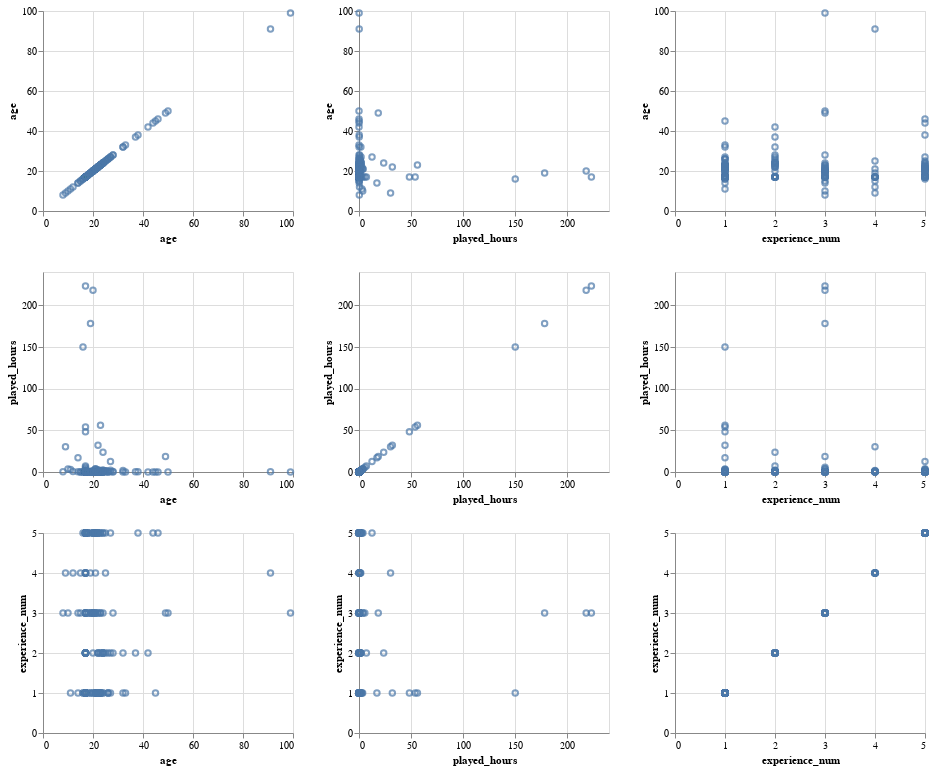

This figure's notebook cell:
### Markdown cell above
**Pairplot**

### Code cell
import altair as alt

columns = ["age", "played_hours", "experience_num"]  # pick your numeric columns

pair_plot = alt.Chart(players_filtered).mark_point().encode(
    alt.X(alt.repeat("column"), type="quantitative"),
    alt.Y(alt.repeat("row"), type="quantitative")
).properties(
    width=250,
    height=200
).repeat(
    row=columns,
    column=columns
)

pair_plot

### Figure 1 — Vega specification as saved in the notebook (floating-point values rounded to 4 significant figures; data arrays with more than 128 entries replaced by an {"elided": "..."} marker saying what was removed)
{"$schema": "https://vega.github.io/schema/vega/v5.json", "data": [{"name": "source_0"}, {"name": "data_0", "values": {"elided": "196 records"}}, {"name": "data_1", "values": {"elided": "196 records"}}, {"name": "data_2", "values": {"elided": "196 records"}}, {"name": "data_3", "values": {"elided": "196 records"}}, {"name": "data_4", "values": {"elided": "196 records"}}, {"name": "data_5", "values": {"elided": "196 records"}}, {"name": "data_0_child__row_agecolumn_age_x_domain_age", "values": [{"min": 8, "max": 99}]}, {"name": "data_0_child__row_agecolumn_age_y_domain_age", "values": [{"min": 8, "max": 99}]}, {"name": "data_1_child__row_agecolumn_played_hours_x_domain_played_hours", "values": [{"min": 0.0, "max": 223.1}]}, {"name": "data_1_child__row_agecolumn_played_hours_y_domain_age", "values": [{"min": 8, "max": 99}]}, {"name": "data_2_child__row_agecolumn_experience_num_x_domain_experience_num", "values": [{"min": 1, "max": 5}]}, {"name": "data_2_child__row_agecolumn_experience_num_y_domain_age", "values": [{"min": 8, "max": 99}]}, {"name": "data_1_child__row_played_hourscolumn_age_x_domain_age", "values": [{"min": 8, "max": 99}]}, {"name": "data_1_child__row_played_hourscolumn_age_y_domain_played_hours", "values": [{"min": 0.0, "max": 223.1}]}, {"name": "data_3_child__row_played_hourscolumn_played_hours_x_domain_played_hours", "values": [{"min": 0.0, "max": 223.1}]}, {"name": "data_3_child__row_played_hourscolumn_played_hours_y_domain_played_hours", "values": [{"min": 0.0, "max": 223.1}]}, {"name": "data_4_child__row_played_hourscolumn_experience_num_x_domain_experience_num", "values": [{"min": 1, "max": 5}]}, {"name": "data_4_child__row_played_hourscolumn_experience_num_y_domain_played_hours", "values": [{"min": 0.0, "max": 223.1}]}, {"name": "data_2_child__row_experience_numcolumn_age_x_domain_age", "values": [{"min": 8, "max": 99}]}, {"name": "data_2_child__row_experience_numcolumn_age_y_domain_experience_num", "values": [{"min": 1, "max": 5}]}, {"name": "data_4_child__row_experience_numcolumn_played_hours_x_domain_played_hours", "values": [{"min": 0.0, "max": 223.1}]}, {"name": "data_4_child__row_experience_numcolumn_played_hours_y_domain_experience_num", "values": [{"min": 1, "max": 5}]}, {"name": "data_5_child__row_experience_numcolumn_experience_num_x_domain_experience_num", "values": [{"min": 1, "max": 5}]}, {"name": "data_5_child__row_experience_numcolumn_experience_num_y_domain_experience_num", "values": [{"min": 1, "max": 5}]}], "signals": [{"name": "childWidth", "value": 250}, {"name": "childHeight", "value": 200}], "marks": [{"type": "group", "name": "child__row_agecolumn_age_group", "encode": {"update": {"height": {"signal": "childHeight"}, "width": {"signal": "childWidth"}}}, "marks": [{"type": "symbol", "name": "child__row_agecolumn_age_marks", "from": {"data": "data_0"}, "encode": {"update": {"fill": {"value": "transparent"}, "x": {"field": "age", "scale": "child__row_agecolumn_age_x"}, "stroke": {"value": "#4c78a8"}, "opacity": {"value": 0.7}, "y": {"field": "age", "scale": "child__row_agecolumn_age_y"}}}, "style": ["point"]}], "axes": [{"scale": "child__row_agecolumn_age_x", "tickCount": {"signal": "ceil(childWidth/40)"}, "grid": true, "labels": false, "minExtent": 0, "ticks": false, "maxExtent": 0, "aria": false, "gridScale": "child__row_agecolumn_age_y", "domain": false, "orient": "bottom", "zindex": 0}, {"scale": "child__row_agecolumn_age_y", "orient": "left", "grid": true, "maxExtent": 0, "domain": false, "minExtent": 0, "ticks": false, "aria": false, "zindex": 0, "gridScale": "child__row_agecolumn_age_x", "tickCount": {"signal": "ceil(childHeight/40)"}, "labels": false}, {"scale": "child__row_agecolumn_age_x", "orient": "bottom", "tickCount": {"signal": "ceil(childWidth/40)"}, "labelOverlap": true, "labelFlush": true, "zindex": 0, "grid": false, "title": "age"}, {"scale": "child__row_agecolumn_age_y", "zindex": 0, "orient": "left", "grid": false, "title": "age", "labelOverlap": true, "tickCount": {"signal": "ceil(childHeight/40)"}}], "style": "cell"}, {"type": "group", "name": "child__row_agecolumn_played_hours_group", "encode": {"update": {"height": {"signal": "childHeight"}, "width": {"signal": "childWidth"}}}, "marks": [{"type": "symbol", "name": "child__row_agecolumn_played_hours_marks", "from": {"data": "data_1"}, "encode": {"update": {"x": {"field": "played_hours", "scale": "child__row_agecolumn_played_hours_x"}, "y": {"field": "age", "scale": "child__row_agecolumn_played_hours_y"}, "opacity": {"value": 0.7}, "fill": {"value": "transparent"}, "stroke": {"value": "#4c78a8"}}}, "style": ["point"]}], "axes": [{"scale": "child__row_agecolumn_played_hours_x", "orient": "bottom", "maxExtent": 0, "ticks": false, "zindex": 0, "grid": true, "tickCount": {"signal": "ceil(childWidth/40)"}, "minExtent": 0, "gridScale": "child__row_agecolumn_played_hours_y", "domain": false, "labels": false, "aria": false}, {"scale": "child__row_agecolumn_played_hours_y", "tickCount": {"signal": "ceil(childHeight/40)"}, "minExtent": 0, "grid": true, "domain": false, "aria": false, "orient": "left", "labels": false, "maxExtent": 0, "ticks": false, "gridScale": "child__row_agecolumn_played_hours_x", "zindex": 0}, {"scale": "child__row_agecolumn_played_hours_x", "labelFlush": true, "grid": false, "title": "played_hours", "tickCount": {"signal": "ceil(childWidth/40)"}, "zindex": 0, "orient": "bottom", "labelOverlap": true}, {"scale": "child__row_agecolumn_played_hours_y", "tickCount": {"signal": "ceil(childHeight/40)"}, "orient": "left", "zindex": 0, "labelOverlap": true, "grid": false, "title": "age"}], "style": "cell"}, {"type": "group", "name": "child__row_agecolumn_experience_num_group", "encode": {"update": {"width": {"signal": "childWidth"}, "height": {"signal": "childHeight"}}}, "marks": [{"type": "symbol", "name": "child__row_agecolumn_experience_num_marks", "from": {"data": "data_2"}, "encode": {"update": {"y": {"field": "age", "scale": "child__row_agecolumn_experience_num_y"}, "fill": {"value": "transparent"}, "opacity": {"value": 0.7}, "stroke": {"value": "#4c78a8"}, "x": {"field": "experience_num", "scale": "child__row_agecolumn_experience_num_x"}}}, "style": ["point"]}], "axes": [{"scale": "child__row_agecolumn_experience_num_x", "ticks": false, "maxExtent": 0, "minExtent": 0, "tickCount": {"signal": "ceil(childWidth/40)"}, "domain": false, "aria": false, "grid": true, "orient": "bottom", "labels": false, "zindex": 0, "gridScale": "child__row_agecolumn_experience_num_y"}, {"scale": "child__row_agecolumn_experience_num_y", "aria": false, "domain": false, "tickCount": {"signal": "ceil(childHeight/40)"}, "maxExtent": 0, "orient": "left", "ticks": false, "gridScale": "child__row_agecolumn_experience_num_x", "labels": false, "grid": true, "zindex": 0, "minExtent": 0}, {"scale": "child__row_agecolumn_experience_num_x", "orient": "bottom", "labelFlush": true, "tickCount": {"signal": "ceil(childWidth/40)"}, "labelOverlap": true, "zindex": 0, "title": "experience_num", "grid": false}, {"scale": "child__row_agecolumn_experience_num_y", "zindex": 0, "grid": false, "orient": "left", "title": "age", "labelOverlap": true, "tickCount": {"signal": "ceil(childHeight/40)"}}], "style": "cell"}, {"type": "group", "name": "child__row_played_hourscolumn_age_group", "encode": {"update": {"height": {"signal": "childHeight"}, "width": {"signal": "childWidth"}}}, "marks": [{"type": "symbol", "name": "child__row_played_hourscolumn_age_marks", "from": {"data": "data_1"}, "encode": {"update": {"opacity": {"value": 0.7}, "fill": {"value": "transparent"}, "stroke": {"value": "#4c78a8"}, "x": {"field": "age", "scale": "child__row_played_hourscolumn_age_x"}, "y": {"field": "played_hours", "scale": "child__row_played_hourscolumn_age_y"}}}, "style": ["point"]}], "axes": [{"scale": "child__row_played_hourscolumn_age_x", "labels": false, "grid": true, "aria": false, "orient": "bottom", "gridScale": "child__row_played_hourscolumn_age_y", "domain": false, "maxExtent": 0, "minExtent": 0, "tickCount": {"signal": "ceil(childWidth/40)"}, "zindex": 0, "ticks": false}, {"scale": "child__row_played_hourscolumn_age_y", "grid": true, "orient": "left", "maxExtent": 0, "tickCount": {"signal": "ceil(childHeight/40)"}, "minExtent": 0, "domain": false, "ticks": false, "gridScale": "child__row_played_hourscolumn_age_x", "zindex": 0, "labels": false, "aria": false}, {"scale": "child__row_played_hourscolumn_age_x", "grid": false, "orient": "bottom", "labelFlush": true, "tickCount": {"signal": "ceil(childWidth/40)"}, "labelOverlap": true, "zindex": 0, "title": "age"}, {"scale": "child__row_played_hourscolumn_age_y", "labelOverlap": true, "grid": false, "orient": "left", "tickCount": {"signal": "ceil(childHeight/40)"}, "zindex": 0, "title": "played_hours"}], "style": "cell"}, {"type": "group", "name": "child__row_played_hourscolumn_played_hours_group", "encode": {"update": {"width": {"signal": "childWidth"}, "height": {"signal": "childHeight"}}}, "marks": [{"type": "symbol", "name": "child__row_played_hourscolumn_played_hours_marks", "from": {"data": "data_3"}, "encode": {"update": {"stroke": {"value": "#4c78a8"}, "y": {"field": "played_hours", "scale": "child__row_played_hourscolumn_played_hours_y"}, "opacity": {"value": 0.7}, "x": {"field": "played_hours", "scale": "child__row_played_hourscolumn_played_hours_x"}, "fill": {"value": "transparent"}}}, "style": ["point"]}], "axes": [{"scale": "child__row_played_hourscolumn_played_hours_x", "domain": false, "labels": false, "tickCount": {"signal": "ceil(childWidth/40)"}, "ticks": false, "orient": "bottom", "grid": true, "aria": false, "gridScale": "child__row_played_hourscolumn_played_hours_y", "maxExtent": 0, "minExtent": 0, "zindex": 0}, {"scale": "child__row_played_hourscolumn_played_hours_y", "zindex": 0, "aria": false, "tickCount": {"signal": "ceil(childHeight/40)"}, "maxExtent": 0, "ticks": false, "orient": "left", "grid": true, "labels": false, "domain": false, "minExtent": 0, "gridScale": "child__row_played_hourscolumn_played_hours_x"}, {"scale": "child__row_played_hourscolumn_played_hours_x", "grid": false, "title": "played_hours", "zindex": 0, "orient": "bottom", "tickCount": {"signal": "ceil(childWidth/40)"}, "labelFlush": true, "labelOverlap": true}, {"scale": "child__row_played_hourscolumn_played_hours_y", "labelOverlap": true, "orient": "left", "grid": false, "tickCount": {"signal": "ceil(childHeight/40)"}, "title": "played_hours", "zindex": 0}], "style": "cell"}, {"type": "group", "name": "child__row_played_hourscolumn_experience_num_group", "encode": {"update": {"width": {"signal": "childWidth"}, "height": {"signal": "childHeight"}}}, "marks": [{"type": "symbol", "name": "child__row_played_hourscolumn_experience_num_marks", "from": {"data": "data_4"}, "encode": {"update": {"x": {"field": "experience_num", "scale": "child__row_played_hourscolumn_experience_num_x"}, "y": {"field": "played_hours", "scale": "child__row_played_hourscolumn_experience_num_y"}, "fill": {"value": "transparent"}, "stroke": {"value": "#4c78a8"}, "opacity": {"value": 0.7}}}, "style": ["point"]}], "axes": [{"scale": "child__row_played_hourscolumn_experience_num_x", "minExtent": 0, "tickCount": {"signal": "ceil(childWidth/40)"}, "zindex": 0, "orient": "bottom", "gridScale": "child__row_played_hourscolumn_experience_num_y", "domain": false, "aria": false, "ticks": false, "labels": false, "grid": true, "maxExtent": 0}, {"scale": "child__row_played_hourscolumn_experience_num_y", "maxExtent": 0, "ticks": false, "aria": false, "zindex": 0, "labels": false, "minExtent": 0, "tickCount": {"signal": "ceil(childHeight/40)"}, "orient": "left", "gridScale": "child__row_played_hourscolumn_experience_num_x", "domain": false, "grid": true}, {"scale": "child__row_played_hourscolumn_experience_num_x", "grid": false, "zindex": 0, "tickCount": {"signal": "ceil(childWidth/40)"}, "title": "experience_num", "orient": "bottom", "labelFlush": true, "labelOverlap": true}, {"scale": "child__row_played_hourscolumn_experience_num_y", "labelOverlap": true, "orient": "left", "zindex": 0, "grid": false, "title": "played_hours", "tickCount": {"signal": "ceil(childHeight/40)"}}], "style": "cell"}, {"type": "group", "name": "child__row_experience_numcolumn_age_group", "encode": {"update": {"width": {"signal": "childWidth"}, "height": {"signal": "childHeight"}}}, "marks": [{"type": "symbol", "name": "child__row_experience_numcolumn_age_marks", "from": {"data": "data_2"}, "encode": {"update": {"stroke": {"value": "#4c78a8"}, "fill": {"value": "transparent"}, "opacity": {"value": 0.7}, "x": {"field": "age", "scale": "child__row_experience_numcolumn_age_x"}, "y": {"field": "experience_num", "scale": "child__row_experience_numcolumn_age_y"}}}, "style": ["point"]}], "axes": [{"scale": "child__row_experience_numcolumn_age_x", "maxExtent": 0, "ticks": false, "labels": false, "aria": false, "zindex": 0, "domain": false, "grid": true, "gridScale": "child__row_experience_numcolumn_age_y", "tickCount": {"signal": "ceil(childWidth/40)"}, "minExtent": 0, "orient": "bottom"}, {"scale": "child__row_experience_numcolumn_age_y", "orient": "left", "maxExtent": 0, "gridScale": "child__row_experience_numcolumn_age_x", "tickCount": {"signal": "ceil(childHeight/40)"}, "minExtent": 0, "zindex": 0, "grid": true, "aria": false, "ticks": false, "domain": false, "labels": false}, {"scale": "child__row_experience_numcolumn_age_x", "labelFlush": true, "tickCount": {"signal": "ceil(childWidth/40)"}, "labelOverlap": true, "orient": "bottom", "title": "age", "zindex": 0, "grid": false}, {"scale": "child__row_experience_numcolumn_age_y", "orient": "left", "grid": false, "title": "experience_num", "labelOverlap": true, "zindex": 0, "tickCount": {"signal": "ceil(childHeight/40)"}}], "style": "cell"}, {"type": "group", "name": "child__row_experience_numcolumn_played_hours_group", "encode": {"update": {"width": {"signal": "childWidth"}, "height": {"signal": "childHeight"}}}, "marks": [{"type": "symbol", "name": "child__row_experience_numcolumn_played_hours_marks", "from": {"data": "data_4"}, "encode": {"update": {"y": {"field": "experience_num", "scale": "child__row_experience_numcolumn_played_hours_y"}, "x": {"field": "played_hours", "scale": "child__row_experience_numcolumn_played_hours_x"}, "opacity": {"value": 0.7}, "fill": {"value": "transparent"}, "stroke": {"value": "#4c78a8"}}}, "style": ["point"]}], "axes": [{"scale": "child__row_experience_numcolumn_played_hours_x", "minExtent": 0, "orient": "bottom", "domain": false, "labels": false, "tickCount": {"signal": "ceil(childWidth/40)"}, "gridScale": "child__row_experience_numcolumn_played_hours_y", "maxExtent": 0, "zindex": 0, "aria": false, "grid": true, "ticks": false}, {"scale": "child__row_experience_numcolumn_played_hours_y", "gridScale": "child__row_experience_numcolumn_played_hours_x", "ticks": false, "orient": "left", "aria": false, "tickCount": {"signal": "ceil(childHeight/40)"}, "labels": false, "minExtent": 0, "zindex": 0, "grid": true, "domain": false, "maxExtent": 0}, {"scale": "child__row_experience_numcolumn_played_hours_x", "labelFlush": true, "zindex": 0, "tickCount": {"signal": "ceil(childWidth/40)"}, "orient": "bottom", "grid": false, "labelOverlap": true, "title": "played_hours"}, {"scale": "child__row_experience_numcolumn_played_hours_y", "zindex": 0, "grid": false, "tickCount": {"signal": "ceil(childHeight/40)"}, "labelOverlap": true, "orient": "left", "title": "experience_num"}], "style": "cell"}, {"type": "group", "name": "child__row_experience_numcolumn_experience_num_group", "encode": {"update": {"height": {"signal": "childHeight"}, "width": {"signal": "childWidth"}}}, "marks": [{"type": "symbol", "name": "child__row_experience_numcolumn_experience_num_marks", "from": {"data": "data_5"}, "encode": {"update": {"x": {"field": "experience_num", "scale": "child__row_experience_numcolumn_experience_num_x"}, "y": {"field": "experience_num", "scale": "child__row_experience_numcolumn_experience_num_y"}, "fill": {"value": "transparent"}, "stroke": {"value": "#4c78a8"}, "opacity": {"value": 0.7}}}, "style": ["point"]}], "axes": [{"scale": "child__row_experience_numcolumn_experience_num_x", "zindex": 0, "ticks": false, "domain": false, "aria": false, "tickCount": {"signal": "ceil(childWidth/40)"}, "orient": "bottom", "gridScale": "child__row_experience_numcolumn_experience_num_y", "maxExtent": 0, "labels": false, "grid": true, "minExtent": 0}, {"scale": "child__row_experience_numcolumn_experience_num_y", "domain": false, "labels": false, "tickCount": {"signal": "ceil(childHeight/40)"}, "maxExtent": 0, "minExtent": 0, "grid": true, "gridScale": "child__row_experience_numcolumn_experience_num_x", "ticks": false, "zindex": 0, "aria": false, "orient": "left"}, {"scale": "child__row_experience_numcolumn_experience_num_x", "grid": false, "zindex": 0, "labelOverlap": true, "title": "experience_num", "orient": "bottom", "tickCount": {"signal": "ceil(childWidth/40)"}, "labelFlush": true}, {"scale": "child__row_experience_numcolumn_experience_num_y", "title": "experience_num", "zindex": 0, "tickCount": {"signal": "ceil(childHeight/40)"}, "grid": false, "orient": "left", "labelOverlap": true}], "style": "cell"}], "scales": [{"name": "child__row_agecolumn_age_x", "type": "linear", "domain": [{"signal": "(data(\"data_0_child__row_agecolumn_age_x_domain_age\")[0] || {}).min"}, {"signal": "(data(\"data_0_child__row_agecolumn_age_x_domain_age\")[0] || {}).max"}], "range": [0, {"signal": "childWidth"}], "nice": true, "zero": true}, {"name": "child__row_agecolumn_age_y", "type": "linear", "domain": [{"signal": "(data(\"data_0_child__row_agecolumn_age_y_domain_age\")[0] || {}).min"}, {"signal": "(data(\"data_0_child__row_agecolumn_age_y_domain_age\")[0] || {}).max"}], "range": [{"signal": "childHeight"}, 0], "zero": true, "nice": true}, {"name": "child__row_agecolumn_played_hours_x", "type": "linear", "domain": [{"signal": "(data(\"data_1_child__row_agecolumn_played_hours_x_domain_played_hours\")[0] || {}).min"}, {"signal": "(data(\"data_1_child__row_agecolumn_played_hours_x_domain_played_hours\")[0] || {}).max"}], "range": [0, {"signal": "childWidth"}], "zero": true, "nice": true}, {"name": "child__row_agecolumn_played_hours_y", "type": "linear", "domain": [{"signal": "(data(\"data_1_child__row_agecolumn_played_hours_y_domain_age\")[0] || {}).min"}, {"signal": "(data(\"data_1_child__row_agecolumn_played_hours_y_domain_age\")[0] || {}).max"}], "range": [{"signal": "childHeight"}, 0], "zero": true, "nice": true}, {"name": "child__row_agecolumn_experience_num_x", "type": "linear", "domain": [{"signal": "(data(\"data_2_child__row_agecolumn_experience_num_x_domain_experience_num\")[0] || {}).min"}, {"signal": "(data(\"data_2_child__row_agecolumn_experience_num_x_domain_experience_num\")[0] || {}).max"}], "range": [0, {"signal": "childWidth"}], "zero": true, "nice": true}, {"name": "child__row_agecolumn_experience_num_y", "type": "linear", "domain": [{"signal": "(data(\"data_2_child__row_agecolumn_experience_num_y_domain_age\")[0] || {}).min"}, {"signal": "(data(\"data_2_child__row_agecolumn_experience_num_y_domain_age\")[0] || {}).max"}], "range": [{"signal": "childHeight"}, 0], "zero": true, "nice": true}, {"name": "child__row_played_hourscolumn_age_x", "type": "linear", "domain": [{"signal": "(data(\"data_1_child__row_played_hourscolumn_age_x_domain_age\")[0] || {}).min"}, {"signal": "(data(\"data_1_child__row_played_hourscolumn_age_x_domain_age\")[0] || {}).max"}], "range": [0, {"signal": "childWidth"}], "nice": true, "zero": true}, {"name": "child__row_played_hourscolumn_age_y", "type": "linear", "domain": [{"signal": "(data(\"data_1_child__row_played_hourscolumn_age_y_domain_played_hours\")[0] || {}).min"}, {"signal": "(data(\"data_1_child__row_played_hourscolumn_age_y_domain_played_hours\")[0] || {}).max"}], "range": [{"signal": "childHeight"}, 0], "zero": true, "nice": true}, {"name": "child__row_played_hourscolumn_played_hours_x", "type": "linear", "domain": [{"signal": "(data(\"data_3_child__row_played_hourscolumn_played_hours_x_domain_played_hours\")[0] || {}).min"}, {"signal": "(data(\"data_3_child__row_played_hourscolumn_played_hours_x_domain_played_hours\")[0] || {}).max"}], "range": [0, {"signal": "childWidth"}], "zero": true, "nice": true}, {"name": "child__row_played_hourscolumn_played_hours_y", "type": "linear", "domain": [{"signal": "(data(\"data_3_child__row_played_hourscolumn_played_hours_y_domain_played_hours\")[0] || {}).min"}, {"signal": "(data(\"data_3_child__row_played_hourscolumn_played_hours_y_domain_played_hours\")[0] || {}).max"}], "range": [{"signal": "childHeight"}, 0], "nice": true, "zero": true}, {"name": "child__row_played_hourscolumn_experience_num_x", "type": "linear", "domain": [{"signal": "(data(\"data_4_child__row_played_hourscolumn_experience_num_x_domain_experience_num\")[0] || {}).min"}, {"signal": "(data(\"data_4_child__row_played_hourscolumn_experience_num_x_domain_experience_num\")[0] || {}).max"}], "range": [0, {"signal": "childWidth"}], "zero": true, "nice": true}, {"name": "child__row_played_hourscolumn_experience_num_y", "type": "linear", "domain": [{"signal": "(data(\"data_4_child__row_played_hourscolumn_experience_num_y_domain_played_hours\")[0] || {}).min"}, {"signal": "(data(\"data_4_child__row_played_hourscolumn_experience_num_y_domain_played_hours\")[0] || {}).max"}], "range": [{"signal": "childHeight"}, 0], "zero": true, "nice": true}, {"name": "child__row_experience_numcolumn_age_x", "type": "linear", "domain": [{"signal": "(data(\"data_2_child__row_experience_numcolumn_age_x_domain_age\")[0] || {}).min"}, {"signal": "(data(\"data_2_child__row_experience_numcolumn_age_x_domain_age\")[0] || {}).max"}], "range": [0, {"signal": "childWidth"}], "nice": true, "zero": true}, {"name": "child__row_experience_numcolumn_age_y", "type": "linear", "domain": [{"signal": "(data(\"data_2_child__row_experience_numcolumn_age_y_domain_experience_num\")[0] || {}).min"}, {"signal": "(data(\"data_2_child__row_experience_numcolumn_age_y_domain_experience_num\")[0] || {}).max"}], "range": [{"signal": "childHeight"}, 0], "nice": true, "zero": true}, {"name": "child__row_experience_numcolumn_played_hours_x", "type": "linear", "domain": [{"signal": "(data(\"data_4_child__row_experience_numcolumn_played_hours_x_domain_played_hours\")[0] || {}).min"}, {"signal": "(data(\"data_4_child__row_experience_numcolumn_played_hours_x_domain_played_hours\")[0] || {}).max"}], "range": [0, {"signal": "childWidth"}], "nice": true, "zero": true}, {"name": "child__row_experience_numcolumn_played_hours_y", "type": "linear", "domain": [{"signal": "(data(\"data_4_child__row_experience_numcolumn_played_hours_y_domain_experience_num\")[0] || {}).min"}, {"signal": "(data(\"data_4_child__row_experience_numcolumn_played_hours_y_domain_experience_num\")[0] || {}).max"}], "range": [{"signal": "childHeight"}, 0], "nice": true, "zero": true}, {"name": "child__row_experience_numcolumn_experience_num_x", "type": "linear", "domain": [{"signal": "(data(\"data_5_child__row_experience_numcolumn_experience_num_x_domain_experience_num\")[0] || {}).min"}, {"signal": "(data(\"data_5_child__row_experience_numcolumn_experience_num_x_domain_experience_num\")[0] || {}).max"}], "range": [0, {"signal": "childWidth"}], "zero": true, "nice": true}, {"name": "child__row_experience_numcolumn_experience_num_y", "type": "linear", "domain": [{"signal": "(data(\"data_5_child__row_experience_numcolumn_experience_num_y_domain_experience_num\")[0] || {}).min"}, {"signal": "(data(\"data_5_child__row_experience_numcolumn_experience_num_y_domain_experience_num\")[0] || {}).max"}], "range": [{"signal": "childHeight"}, 0], "zero": true, "nice": true}], "layout": {"padding": 20, "columns": 3, "bounds": "full", "align": "all"}, "background": "white", "padding": 5}
